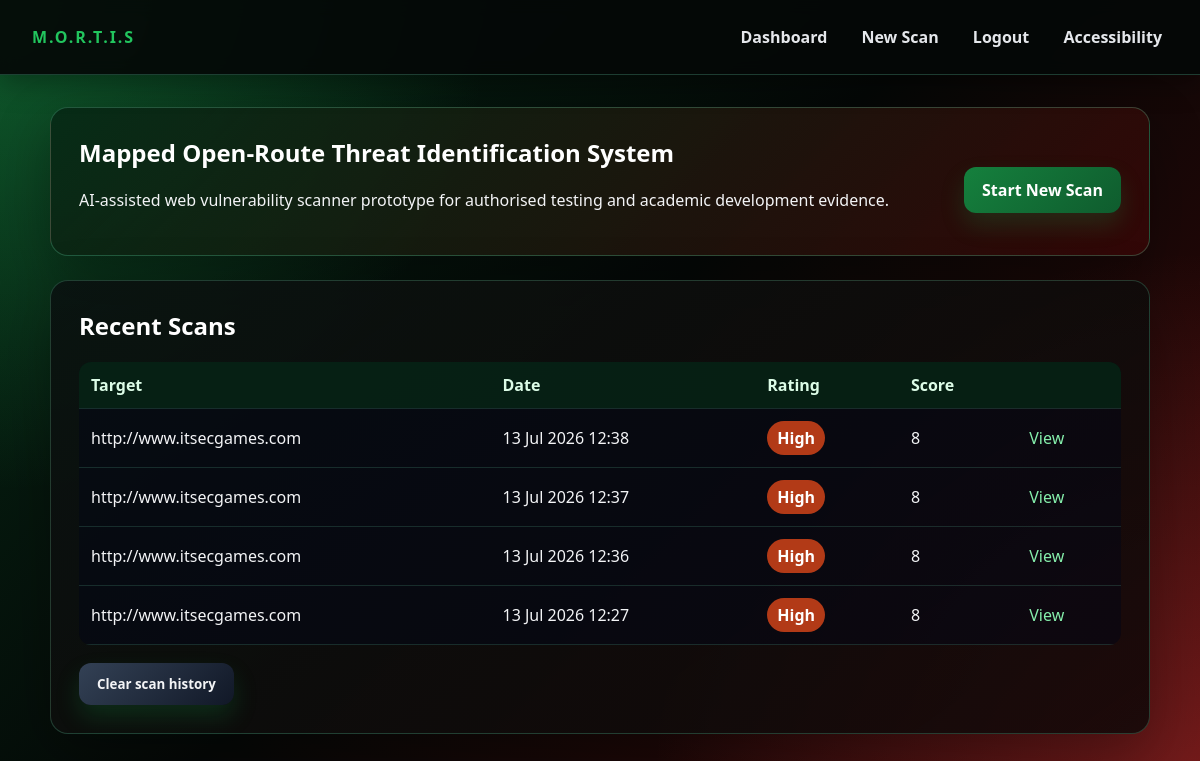
Page /dashboard (signed in) on the earlier database version.
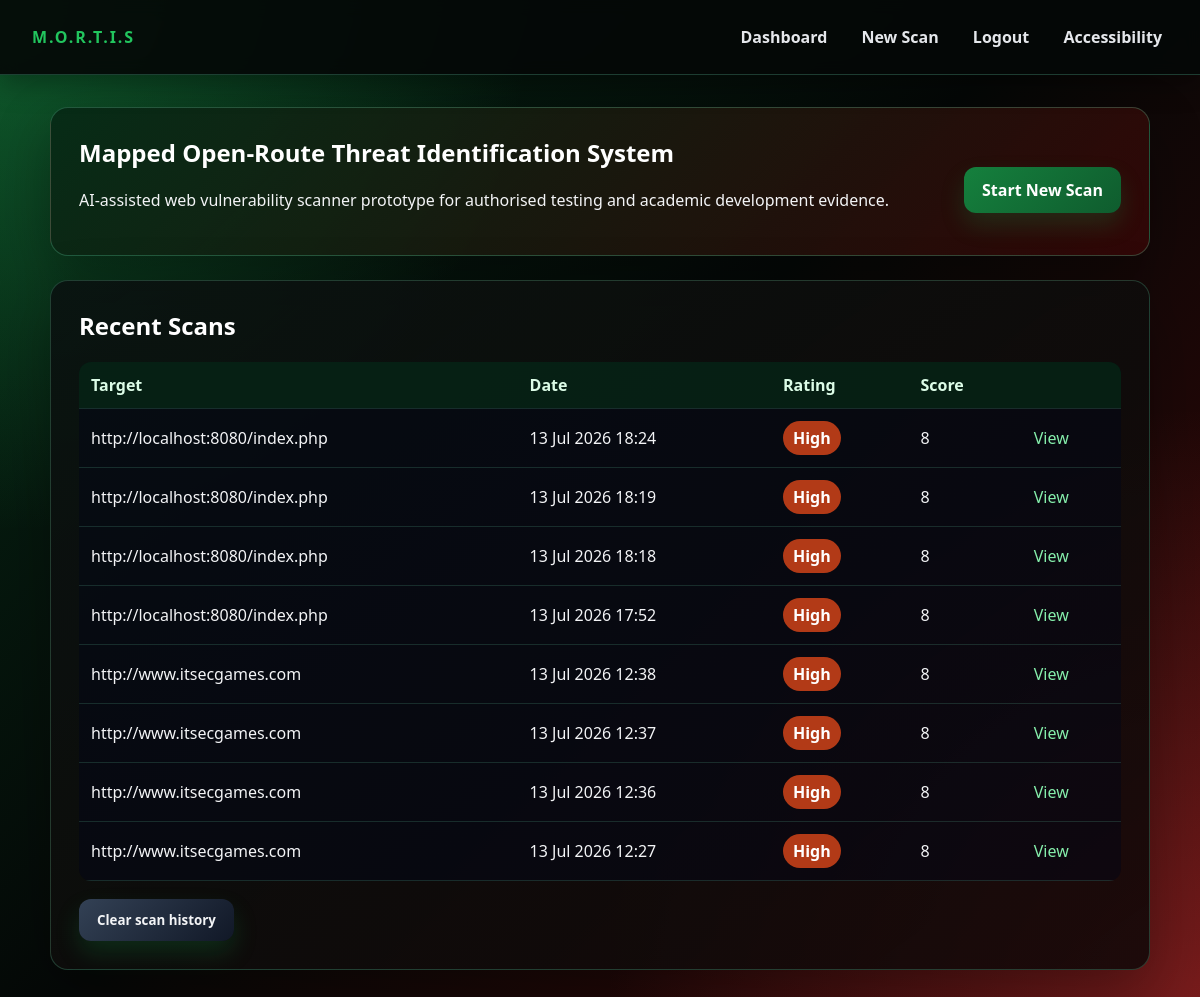
Same page on the later database version.
### app/models.py (models this page shows)
class Scan(db.Model):
    id = db.Column(db.Integer, primary_key=True)
    target_url = db.Column(db.String(500), nullable=False)
    created_at = db.Column(db.DateTime, default=datetime.utcnow)
    overall_score = db.Column(db.Integer, default=0)
    overall_rating = db.Column(db.String(20), default="Low")
    report_summary = db.Column(db.Text, default="")
    report_source = db.Column(db.String(20), default="")  # "api" | "offline" | ""
    status = db.Column(db.String(20), default="running")  # running | reporting | completed | failed
    modules_total = db.Column(db.Integer, default=0)
    modules_done = db.Column(db.Integer, default=0)
    current_module = db.Column(db.String(80), default="")
    findings = db.relationship(
        "Finding",
        backref="scan",
        cascade="all, delete-orphan",
        lazy=True,
        order_by="Finding.score.desc()"
    )

### app/routes.py (the view)
@bp.route("/dashboard")
@login_required
def dashboard():
    scans = Scan.query.order_by(Scan.created_at.desc()).limit(10).all()
    return render_template("dashboard.html", scans=scans)

### app/routes.py (called while the page is built)
def login_required(view):
    @wraps(view)
    def wrapped(*args, **kwargs):
        if "user_id" not in session:
            return redirect(url_for("main.login"))
        return view(*args, **kwargs)
    return wrapped

### app/templates/dashboard.html (shortened to what this page needs)
{% extends "base.html" %}
{% block content %}
<section class="hero">
    <div>
      <h1>Mapped Open-Route Threat Identification System</h1>
      <p>AI-assisted web vulnerability scanner prototype for authorised testing and academic development evidence.</p>
    </div>
  <a class="button" href="{{ url_for('main.scan') }}">Start New Scan</a>
</section>
<section class="card">
  <h2>Recent Scans</h2>
  {% if scans %}
  <table>
    <thead><tr><th>Target</th><th>Date</th><th>Rating</th><th>Score</th><th></th></tr></thead>
    <tbody>
    {% for scan in scans %}
      <tr>
        <td>{{ scan.target_url }}</td>
        <td>{{ scan.created_at.strftime('%d %b %Y %H:%M') }}</td>
        <td>
          {% if scan.status in ("running", "reporting") %}
            <span class="badge info">Running…</span>
          {% elif scan.status == "failed" %}
            <span class="badge critical">Failed</span>
          {% else %}
            <span class="badge {{ scan.overall_rating|lower }}">{{ scan.overall_rating }}</span>
          {% endif %}
        </td>
        <td>{{ scan.overall_score }}</td>
        <td>
          {% if scan.status in ("running", "reporting") %}
            <a href="{{ url_for('main.scan_progress', scan_id=scan.id) }}">View progress</a>
          {% else %}
            <a href="{{ url_for('main.results', scan_id=scan.id) }}">View</a>
          {% endif %}
        </td>
      </tr>
    {% endfor %}
    </tbody>
  </table>
  <form method="post" action="{{ url_for('main.clear_history') }}"
        onsubmit="return confirm('Are you sure you want to clear your scan history? This permanently deletes all scans and cannot be undone.');">
    <button type="submit" class="secondary">Clear scan history</button>
  </form>
  {% else %}
    <p class="muted">No scans yet. Run your first authorised scan.</p>
  {% endif %}
</section>
{% endblock %}

### app/templates/base.html (shortened to what this page needs)
<!doctype html>
<html lang="en">
<head>
  <link rel="stylesheet" href="{{ url_for('static', filename='css/style.css') }}">
</head>
<body>
  <header class="topbar">
    <div class="brand">M.O.R.T.I.S</div>
    <nav aria-label="Primary">
      {% if session.get('user_id') %}
        <a href="{{ url_for('main.dashboard') }}">Dashboard</a>
        <a href="{{ url_for('main.scan') }}">New Scan</a>
        <a href="{{ url_for('main.logout') }}">Logout</a>
      {% endif %}
      <a href="{{ url_for('main.accessibility') }}">Accessibility</a>
    </nav>
  </header>
  <main class="container" id="main" tabindex="-1">
    {% block content %}{% endblock %}
  </main>
</body>
</html>

### app/static/css/style.css (style rules this page uses)
:root { --bg: #050807; --bg-red: #3a0707; --bg-green:#062915; --panel: rgba(10, 18, 16, 0.92); --panel-2: rgba(18, 8, 8, 0.88); --text: #f3f4f6; --muted: #a7b7ad; --line: rgba(110, 231, 183, 0.22); --accent: #ef4444; --accent-2:#22c55e; --danger: #dc2626; --success: #16a34a; }
*, *::before, *::after { box-sizing: border-box; }
body { margin: 0; font-family: "Aptos", "Aptos Display", "Segoe UI", Arial, sans-serif; color: var(--text); background: radial-gradient(circle at top left, rgba(34, 197, 94, 0.34), transparent 34%), radial-gradient(circle at bottom right, rgba(239, 68, 68, 0.34), transparent 38%), linear-gradient(135deg, var(--bg-green) 0%, var(--bg) 48%, var(--bg-red) 100%); background-attachment: fixed; }
button, input, select, textarea, .summary { font-family: inherit; }
h1, h2, h3 { margin-top: 0; color: #ffffff; }
a { color: #86efac; text-decoration: none; }
.topbar { position: sticky; top: 0; display: flex; justify-content: space-between; align-items: center; padding: 18px 32px; background: rgba(5, 8, 7, 0.92); border-bottom: 1px solid rgba(110, 231, 183, 0.24); box-shadow: 0 8px 28px rgba(0, 0, 0, 0.35); backdrop-filter: blur(8px); }
.topbar .brand { font-weight: 800; letter-spacing: 0.12em; color: var(--accent-2); }
.topbar nav a { margin-left: 18px; color: #e5e7eb; font-weight: 700; }
.container { width: min(1100px, 94%); margin: 32px auto; }
.hero { display: flex; justify-content: space-between; align-items: center; gap: 24px; padding: 28px; margin-bottom: 24px; background: linear-gradient(135deg, rgba(6, 41, 21, 0.92), rgba(58, 7, 7, 0.76)); border: 1px solid rgba(110, 231, 183, 0.26); border-radius: 18px; box-shadow: 0 20px 55px rgba(0, 0, 0, 0.32); }
.card { padding: 28px; margin-bottom: 24px; background: linear-gradient(145deg, var(--panel), var(--panel-2)); border: 1px solid rgba(110, 231, 183, 0.22); border-radius: 18px; box-shadow: 0 20px 60px rgba(0, 0, 0, 0.32); }
button, .button { display: inline-block; margin-top: 18px; padding: 12px 18px; background: linear-gradient(135deg, #15803d, #0f5c2e); color: #ffffff; font-weight: 800; border: 0; border-radius: 12px; cursor: pointer; box-shadow: 0 12px 24px rgba(22, 163, 74, 0.20); }
.secondary { background: linear-gradient(135deg, #334155, #111827); color: var(--text); }
table { width: 100%; border-collapse: collapse; background: rgba(2, 6, 23, 0.45); border-radius: 12px; overflow: hidden; }
th, td { padding: 12px; text-align: left; border-bottom: 1px solid rgba(110, 231, 183, 0.16); }
th { color: #dcfce7; background: rgba(6, 41, 21, 0.72); }
.badge { display: inline-block; padding: 6px 10px; background: #334155; color: #ffffff; font-weight: 800; border-radius: 999px; }
.badge.high { background: #b23a17; color: #ffffff; }
.topbar nav a { display: inline-block; padding: 8px 6px; }

Differences in the rows shown:
added Scan: target_url "http://localhost:8080/index.php", created_at "13 Jul 2026 18:24", overall_rating "High", overall_score "8"
added Scan: target_url "http://localhost:8080/index.php", created_at "13 Jul 2026 18:19", overall_rating "High", overall_score "8"
added Scan: target_url "http://localhost:8080/index.php", created_at "13 Jul 2026 18:18", overall_rating "High", overall_score "8"
added Scan: target_url "http://localhost:8080/index.php", created_at "13 Jul 2026 17:52", overall_rating "High", overall_score "8"
